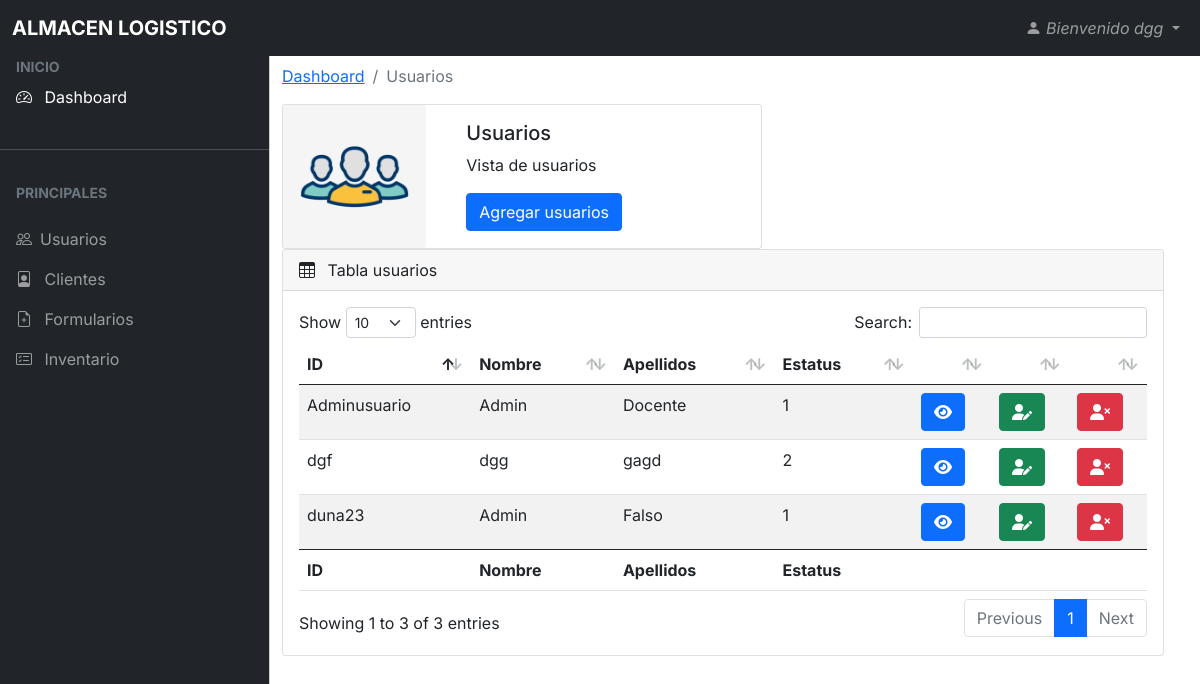
/agregar_us.php (signed in), run on the app's committed database.
### tables this page shows
CREATE TABLE `usuarios` (
  `id` int(11) NOT NULL,
  `identificador` varchar(100) NOT NULL,
  `nombre` varchar(100) NOT NULL,
  `apellidos` varchar(100) NOT NULL,
  `email_user` varchar(100) NOT NULL,
  `contraseña` varchar(100) NOT NULL,
  `telefono` int(20) NOT NULL,
  `rol_id` int(11) NOT NULL,
  `status` int(11) NOT NULL,
  `Foto` varchar(200) DEFAULT NULL
);

### agregar_us.php (the view, shortened to what this page needs)
<?php
	$nombre = $_SESSION['nombre'];
?>
<!DOCTYPE html>
<html lang="en">
  <head>
    <link rel="stylesheet" href="css/bootstrap.min.css" />
    <link rel="stylesheet" href="https://cdn.jsdelivr.net/npm/bootstrap-icons@1.4.1/font/bootstrap-icons.css"/>
    <link rel="stylesheet" href="css/dataTables.bootstrap5.min.css" />
    <link rel="stylesheet" href="css/style.css" />
  </head>
  <body>
    <nav class="navbar navbar-expand-lg navbar-dark bg-dark fixed-top">
      <div class="container-fluid">
        <a class="navbar-brand me-auto ms-lg-0 ms-3 text-uppercase fw-bold" href="#">Almacen Logistico</a>
          <ul class="navbar-nav">
            <li class="nav-item dropdown">
              <a class="nav-link dropdown-toggle ms-2" href="#" role="button" data-bs-toggle="dropdown" aria-expanded="false">
              <i class="bi bi-person-fill"> Bienvenido <?php echo $nombre; ?></i>
              </a>
            </li>
          </ul>
        </div>
    </nav>
    <div class="offcanvas offcanvas-start sidebar-nav bg-dark" tabindex="-1" id="sidebar">
      <div class="offcanvas-body p-0">
        <nav class="navbar-dark">
          <ul class="navbar-nav">
            <li>
              <div class="text-muted small fw-bold text-uppercase px-3">Inicio</div>
            </li>
            <li><li>
              <a href="index.php" class="nav-link px-3 active">
                <span class="me-2"><i class="bi bi-speedometer2"></i></span>
                <span>Dashboard</span>
              </a>
            </li>
            <li class="my-4"><hr class="dropdown-divider bg-light" /></li>
            <li>
              <div class="text-muted small fw-bold text-uppercase px-3 mb-3">
                Principales
              </div>
            </li>
            <li>
              <a class="nav-link px-3 sidebar-link" href="agregar_us.php">
                <span class="me-2"><i class="bi bi-people"></i></i></span>
                <span>Usuarios</span>
              </a>
            </li>
            <li>
              <a href="vista_clientes.php" class="nav-link px-3">
                <span class="me-2"><i class="bi bi-file-person"></i></span>
                <span>Clientes</span>
              </a>
            </li>
            <li>
              <a href="formularios.php" class="nav-link px-3">
                <span class="me-2"><i class="bi bi-file-earmark-plus"></i></span>
                <span>Formularios</span>
              </a>
            </li>
            <li>
              <a href="inventario.php" class="nav-link px-3">
                <span class="me-2"><i class="bi bi-card-checklist"></i></span>
                <span>Inventario</span>
              </a>
            </li>
          </ul>
        </nav>
      </div>
    </div>
    <main class="mt-5 pt-3">
      <div class="container-fluid">
      <nav aria-label="breadcrumb">
  <ol class="breadcrumb">
    <li class="breadcrumb-item"><a href="index.php">Dashboard</a></li>
    <li class="breadcrumb-item active" aria-current="page">Usuarios</li>
  </ol>
</nav>
        <div class="row">
          <div class="col-md-12">
          <div class="card" style="width: 30rem;">
  <div class="row no-gutters">
    <div class="col-md-4">
      <img src="images/usuarios.jpg" class="card-img" alt="...">
    </div>
    <div class="col-md-8">
      <div class="card-body">
        <h5 class="card-title">Usuarios</h5>
        <p class="card-text">Vista de usuarios</p>
        <button type="button" class="btn btn-primary" data-bs-toggle="modal" data-bs-target="#exampleModal" data-bs-whatever="@fat">Agregar usuarios</button>
      </div>
    </div>
  </div>
</div>
</div>
        <div class="row">
          <div class="col-md-12 mb-3">
            <div class="card">
              <div class="card-header">
                <span><i class="bi bi-table me-2"></i></span> Tabla usuarios
              </div>
              <div class="card-body">
                <div class="table-responsive">
                  <table
                    id="example"
                    class="table table-striped data-table"
                    style="width: 100%"
                  >
                    <thead>
                      <tr>
                        <th>ID</th>
                        <th>Nombre</th>
                        <th>Apellidos</th>
                        <th>Estatus</th>
                        <th></th>
                        <th></th>
                        <th></th>
                      </tr>
                    </thead>
                    <tbody>
                      <?php
        include("conexion.php");
      	$query="SELECT * FROM usuarios";
      	$resultado = $cn->query($query);
	      foreach($resultado as $res){
  	     ?>
        <tr>
        <td><?php echo $res['identificador']; ?></td>
        <td><?php echo $res['nombre']; ?></td>
        <td><?php echo $res['apellidos']; ?></td>
        <td><?php echo $res['status']; ?></td>
        <td><a href="ver_US.php?identificador=<?php echo $res['identificador']; ?>" class="btn btn-primary"><i class="fa-solid fa-eye"></i></a></td>
        <td><a href="editar_US.php?identificador=<?php echo $res['identificador']; ?>" class="btn btn-success"><i class="fa-solid fa-user-pen"></i></a></td>
        <td><a href="eliminar_DU.php?identificador=<?php echo $res['identificador']; ?>" class="btn btn-danger"><i class="fa-solid fa-user-xmark"></i></a></td>
        <?php
		}
	?>
                     </tr>
                    </tbody>
                    <tfoot>
                      <tr>
                        <th>ID</th>
                        <th>Nombre</th>
                        <th>Apellidos</th>
                        <th>Estatus</th>
                        <th></th>
                        <th></th>
                        <th></th>
                      </tr>
                    </tfoot>
                  </table>
                </div>
              </div>
            </div>
          </div>
        </div>
      </div>
    </main>
  </body>
</html>

### css/style.css (style rules this page uses)
body, button { font-family: "Inter", sans-serif; }
:root { --offcanvas-width: 270px; --topNavbarHeight: 56px; }
.sidebar-nav { width: var(--offcanvas-width); }
.sidebar-link { display: flex; align-items: center; }
@media (min-width: 992px) { body { overflow: auto !important; } }
@media (min-width: 992px) { main { margin-left: var(--offcanvas-width); } }
@media (min-width: 992px) { .sidebar-nav { -webkit-transform: none; transform: none; visibility: visible !important; height: calc(100% - var(--topNavbarHeight)); top: var(--topNavbarHeight); } }

### data on the page
usuarios: identificador "dgf", nombre "dgg", apellidos "gagd", status "2"
usuarios: identificador "duna23", nombre "Admin", apellidos "Falso", status "1"
usuarios: identificador "Adminusuario", nombre "Admin", apellidos "Docente", status "1"

### other printed values
$nombre "dgg"
